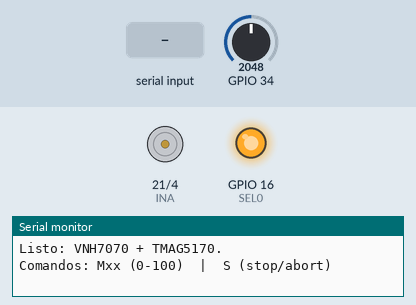
Simulated run of this sketch. Board: ESP32. Parts: motor-driver pin pairs drawn as motors (green arrow = first pin HIGH = forward, orange = second pin HIGH = backward, longer = more drive, scaled by the enable pin), output pins drawn as LEDs (lit = HIGH), the last lines printed to the serial monitor. The test bench sets the inputs (shaded band); at power-on: GPIO 34 = 2048. Pins used as bus, display or sensor lines are not drawn.

Above: at 1.4 s.
1.5 s: "M90\n" received over Serial
At 2.5 s:
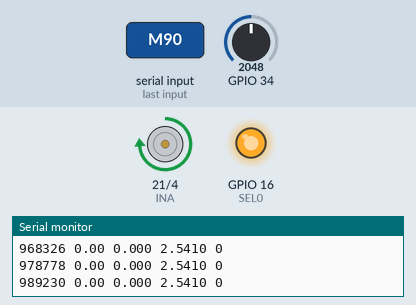
3.0 s: "S90\n" received over Serial
At 3.8 s:
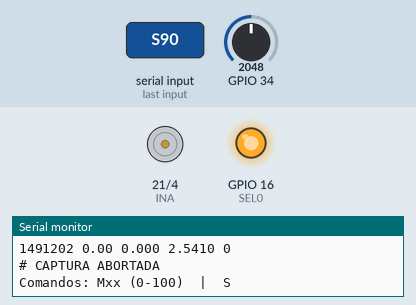
4.5 s: "M,45\n" received over Serial
6.0 s: "S,45\n" received over Serial
7.5 s: "M\n" received over Serial
Timing chart, 0 to 10.5 s (numbered marks = the images above; inputs shaded):
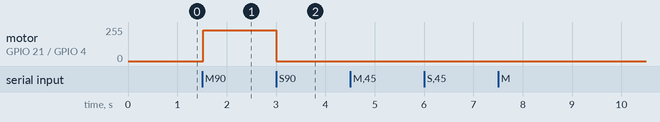

The sketch:

tmag5170.ino
```cpp
#include <Arduino.h>
#include <SPI.h>

// =========================================================
// ===================== VNH7070BAS ========================
// =========================================================
const int INA  = 21;
const int INB  = 4;
const int SEL0 = 16;
const int PWM_PIN  = 17;
const int CS_ADC   = 34;   // ADC1 (corriente sense)

// PWM
const int PWM_FREQ = 20000;
const int PWM_RES  = 10;
const int PWM_CH   = 0;    // solo core viejo

// Corriente (CS)
const float RSENSE_OHMS = 1000.0f;  // R9=1k
const float K_TYP = 1540.0f;        // aproximación (calibrable)

// Boost (opcional)
const bool USE_START_BOOST = true;
const int  BOOST_THRESHOLD_PCT = 60;
const int  BOOST_PCT = 80;
const uint32_t BOOST_MS = 120;

static inline int maxDuty() { return (1 << PWM_RES) - 1; }

// Compat LEDC (core ESP32 v2 vs v3)
static void pwmInit() {
#if defined(ESP_ARDUINO_VERSION_MAJOR) && (ESP_ARDUINO_VERSION_MAJOR >= 3)
  ledcAttach(PWM_PIN, PWM_FREQ, PWM_RES);
#else
  ledcSetup(PWM_CH, PWM_FREQ, PWM_RES);
  ledcAttachPin(PWM_PIN, PWM_CH);
#endif
}

static void pwmWrite01(float duty01) {
  duty01 = constrain(duty01, 0.0f, 1.0f);
  int ticks = (int)lroundf(duty01 * maxDuty());
#if defined(ESP_ARDUINO_VERSION_MAJOR) && (ESP_ARDUINO_VERSION_MAJOR >= 3)
  ledcWrite(PWM_PIN, ticks);
#else
  ledcWrite(PWM_CH, ticks);
#endif
}

void vnhForward() {
  digitalWrite(SEL0, HIGH);
  digitalWrite(INA, HIGH);
  digitalWrite(INB, LOW);
}

void vnhStop() {
  pwmWrite01(0.0f);
  digitalWrite(INA, LOW);
  digitalWrite(INB, LOW);
}

float readCurrentA_1shot() {
  uint16_t mv = (uint16_t)analogReadMilliVolts(CS_ADC);
  float vcs = mv / 1000.0f;
  float iSense = vcs / RSENSE_OHMS;
  return K_TYP * iSense;
}

// =========================================================
// ===================== TMAG5170A1 =========================
// =========================================================
static const int TMAG_SCK  = 18;
static const int TMAG_MISO = 19;
static const int TMAG_MOSI = 23;
static const int TMAG_CS   = 22;

static const uint32_t TMAG_SPI_HZ = 1000000;
static const uint8_t  TMAG_SPI_MODE = SPI_MODE0;

static const uint8_t REG_DEVICE_CONFIG = 0x00;
static const uint8_t REG_SENSOR_CONFIG = 0x01;
static const uint8_t REG_SYSTEM_CONFIG = 0x02;
static const uint8_t REG_ANGLE_RESULT  = 0x13;

// CRC4 TI (init=0xF)
static uint8_t crc4_ti_from_frame_no_crc(uint32_t frame_no_crc) {
  uint32_t frame28 = (frame_no_crc >> 4) & 0x0FFFFFFF;
  uint8_t crc = 0xF;
  uint32_t padded = (frame28 << 4);
  for (int i = 31; i >= 0; --i) {
    uint8_t inv = ((padded >> i) & 1U) ^ ((crc >> 3) & 1U);
    uint8_t c3 = (crc >> 2) & 1U;
    uint8_t c2 = (crc >> 1) & 1U;
    uint8_t c1 = (crc >> 0) & 1U;
    crc = (c3 << 3) | (c2 << 2) | ((c1 ^ inv) << 1) | (inv);
  }
  return crc & 0x0F;
}

// SDI: [31]=R/W [30:24]=ADDR [23:8]=DATA [7:4]=CMD [3:0]=CRC
static uint32_t buildSDI(bool isRead, uint8_t addr, uint16_t data, uint8_t cmdNibble = 0x0) {
  uint32_t f = 0;
  f |= (isRead ? 1UL : 0UL) << 31;
  f |= (uint32_t)(addr & 0x7F) << 24;
  f |= (uint32_t)data << 8;
  f |= (uint32_t)(cmdNibble & 0x0F) << 4;
  f &= 0xFFFFFFF0;
  f |= (uint32_t)crc4_ti_from_frame_no_crc(f);
  return f;
}

static uint32_t tmagTransfer32(uint32_t tx) {
  SPI.beginTransaction(SPISettings(TMAG_SPI_HZ, MSBFIRST, TMAG_SPI_MODE));
  digitalWrite(TMAG_CS, LOW);
  uint32_t rx = 0;
  rx |= (uint32_t)SPI.transfer((tx >> 24) & 0xFF) << 24;
  rx |= (uint32_t)SPI.transfer((tx >> 16) & 0xFF) << 16;
  rx |= (uint32_t)SPI.transfer((tx >>  8) & 0xFF) <<  8;
  rx |= (uint32_t)SPI.transfer((tx >>  0) & 0xFF) <<  0;
  digitalWrite(TMAG_CS, HIGH);
  SPI.endTransaction();
  return rx;
}

static uint16_t sdoData16(uint32_t rx) { return (uint16_t)((rx >> 8) & 0xFFFF); }

static bool sdoCrcOk(uint32_t rx) {
  uint32_t no_crc = rx & 0xFFFFFFF0;
  uint8_t calc = crc4_ti_from_frame_no_crc(no_crc);
  uint8_t got  = (uint8_t)(rx & 0x0F);
  return (calc == got);
}

static void tmagWriteReg(uint8_t addr, uint16_t val) {
  (void)tmagTransfer32(buildSDI(false, addr, val, 0x0));
  delayMicroseconds(5);
}

static uint16_t tmagReadReg(uint8_t addr, uint32_t *rawRxOut = nullptr) {
  uint32_t rx = tmagTransfer32(buildSDI(true, addr, 0x0000, 0x0));
  if (rawRxOut) *rawRxOut = rx;
  return sdoData16(rx);
}

static void tmagConfigAngleXY() {
  // Active measure + avg 2x
  tmagWriteReg(REG_DEVICE_CONFIG, 0x1020);
  // ANGLE_EN=XY, MAG_CH_EN=X,Y, ranges default ±50mT
  tmagWriteReg(REG_SENSOR_CONFIG, 0x40C0);
  tmagWriteReg(REG_SYSTEM_CONFIG, 0x0000);
  delay(5);
}

// =========================================================
// ===================== Captura conjunta ==================
// =========================================================
static const uint32_t CAPTURE_MS = 5000;
static const uint16_t SAMPLE_DELAY_MS = 10; // ~100 Hz

static float prevAngle = 0.0f;
static uint32_t prevUs = 0;

static float unwrapDeltaDeg(float a, float aPrev) {
  float d = a - aPrev;
  if (d > 180.0f) d -= 360.0f;
  if (d < -180.0f) d += 360.0f;
  return d;
}

static void printHeader(int dutyPct, bool boost) {
  Serial.println();
  Serial.println("INICIO CAPTURA (MOTOR + ANGULO) - 5s");
  Serial.printf("Duty solicitado: %d%% | Boost: %s\n", dutyPct, boost ? "YES" : "NO");
  Serial.println("Columnas (numericas, separadas por espacios):");
  Serial.println("1) t_us        (microsegundos desde inicio)");
  Serial.println("2) angle_deg   (grados 0-360)");
  Serial.println("3) omega_rad_s (rad/s)");
  Serial.println("4) I_est_A     (A, estimada desde CS_ADC)");
  Serial.println("5) crcOK       (1 ok, 0 mal)");
  Serial.println();
  Serial.println("t_us angle_deg omega_rad_s I_est_A crcOK");
}

static void runMotorAndCapture5s(int dutyPct) {
  dutyPct = constrain(dutyPct, 0, 100);
  float dutyReq = dutyPct / 100.0f;

  bool doBoost = USE_START_BOOST && (dutyPct > 0) && (dutyPct < BOOST_THRESHOLD_PCT);
  uint32_t boostEndUs = doBoost ? (BOOST_MS * 1000UL) : 0;

  // Start motor
  vnhForward();

  // Reset omega state
  prevUs = 0;
  prevAngle = 0;

  uint32_t startMs = millis();
  uint32_t startUs = micros();

  printHeader(dutyPct, doBoost);

  while ((millis() - startMs) < CAPTURE_MS) {
    // (Opcional) abortar con 'S'
    if (Serial.available()) {
      char c = (char)Serial.read();
      if (c == 'S' || c == 's') {
        Serial.println("# CAPTURA ABORTADA");
        vnhStop();
        return;
      }
    }

    uint32_t nowUs = micros();
    uint32_t dtUs = nowUs - startUs;

    // PWM control con boost al inicio
    if (doBoost && dtUs < boostEndUs) pwmWrite01(BOOST_PCT / 100.0f);
    else pwmWrite01(dutyReq);

    // TMAG read
    uint32_t rxA=0;
    uint16_t a = tmagReadReg(REG_ANGLE_RESULT, &rxA);
    float angleDeg = (float)(a & 0x1FFF) / 16.0f;

    // omega
    float omega = 0.0f;
    if (prevUs != 0) {
      float dt = (nowUs - prevUs) * 1e-6f;
      float ddeg = unwrapDeltaDeg(angleDeg, prevAngle);
      omega = (ddeg * (3.1415926f / 180.0f)) / (dt > 1e-6f ? dt : 1e-6f);
    }
    prevUs = nowUs;
    prevAngle = angleDeg;

    // Corriente
    float iA = readCurrentA_1shot();

    // CRC OK
    int ok = sdoCrcOk(rxA) ? 1 : 0;

    // Print (espacios)
    Serial.print(dtUs); Serial.print(" ");
    Serial.print(angleDeg, 2); Serial.print(" ");
    Serial.print(omega, 3); Serial.print(" ");
    Serial.print(iA, 4); Serial.print(" ");
    Serial.println(ok);

    delay(SAMPLE_DELAY_MS);
  }

  // Stop motor at end
  vnhStop();
  Serial.println("# FIN CAPTURA (motor detenido)");
  Serial.println();
}

// =========================================================
// ===================== Serial command ====================
// =========================================================
static void handleCmd(String cmd) {
  cmd.trim();
  if (!cmd.length()) return;

  if (cmd == "S") {
    vnhStop();
    Serial.println("OK STOP");
    return;
  }

  if (cmd.startsWith("M")) {
    int pct = cmd.substring(1).toInt();
    pct = constrain(pct, 0, 100);
    Serial.printf("OK M%d -> captura 5s + stop\n", pct);
    runMotorAndCapture5s(pct);
    return;
  }

  Serial.println("Comandos: Mxx (0-100)  |  S");
}

void setup() {
  Serial.begin(115200);
  delay(200);

  // VNH pins
  pinMode(INA, OUTPUT);
  pinMode(INB, OUTPUT);
  pinMode(SEL0, OUTPUT);
  digitalWrite(SEL0, HIGH);

  pwmInit();
  analogSetPinAttenuation(CS_ADC, ADC_11db);
  vnhStop();

  // TMAG SPI
  pinMode(TMAG_CS, OUTPUT);
  digitalWrite(TMAG_CS, HIGH);
  SPI.begin(TMAG_SCK, TMAG_MISO, TMAG_MOSI, -1);
  tmagConfigAngleXY();

  Serial.println("Listo: VNH7070 + TMAG5170.");
  Serial.println("Comandos: Mxx (0-100)  |  S (stop/abort)");
}

void loop() {
  static String buf;
  while (Serial.available()) {
    char c = (char)Serial.read();
    if (c == '\n' || c == '\r') {
      handleCmd(buf);
      buf = "";
    } else {
      buf += c;
    }
  }
  delay(5);
}
```

Measured:
- after the input at 1.5 s, motor on GPIO 21 (INA) / GPIO 4 (INB): stopped → forward 229/255 at once
- after the input at 3.0 s, motor on GPIO 21 (INA) / GPIO 4 (INB): forward 229/255 → stopped at once
